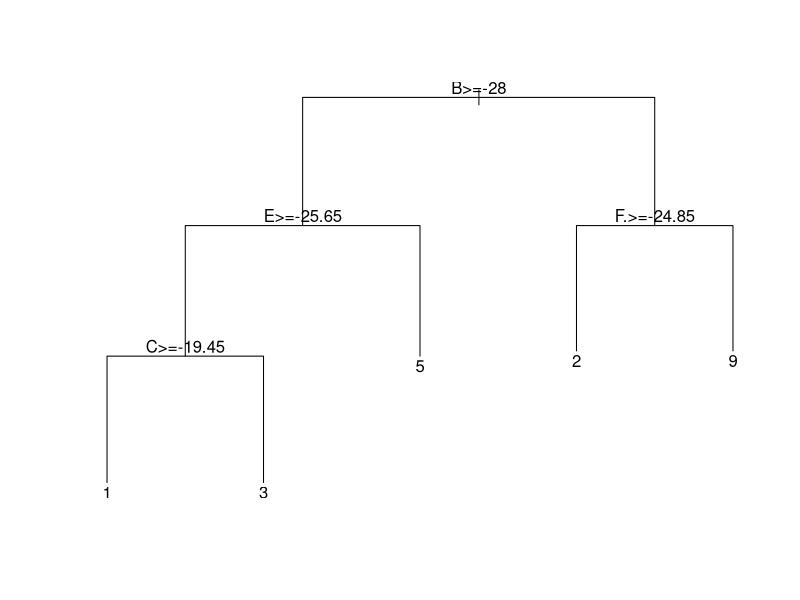

This chart was generated by the following R code:
# Decision Tree Classification

# Importing the dataset
dataset = read.csv('dataset.csv')
#dataset = dataset[3:5]

# Encoding the target feature as factor
dataset$Acorde = factor(dataset$Acorde, levels = c(1, 2, 3, 5, 9))

# Splitting the dataset into the Training set and Test set
# install.packages('caTools')
library(caTools)
set.seed(123)
split = sample.split(dataset$Acorde, SplitRatio = 0.75)
training_set = subset(dataset, split == TRUE)
test_set = subset(dataset, split == FALSE)

# Feature Scaling
#training_set[-13] = scale(training_set[-13])
#test_set[-13] = scale(test_set[-13])

training_set[-13] = training_set[-13]
test_set[-13] = test_set[-13]


# Fitting Decision Tree Classification to the Training set
#install.packages('rpart')
library(rpart)
classifier = rpart(formula = Acorde ~ .,
                   data = training_set)

# Predicting the Test set results
y_pred = predict(classifier, newdata = test_set[-13], type="class")
#y_pred = round(y_pred)

# Making the Confusion Matrix
cm = table(test_set[, 13], y_pred)


# Plotting the tree
plot(classifier)
text(classifier)
